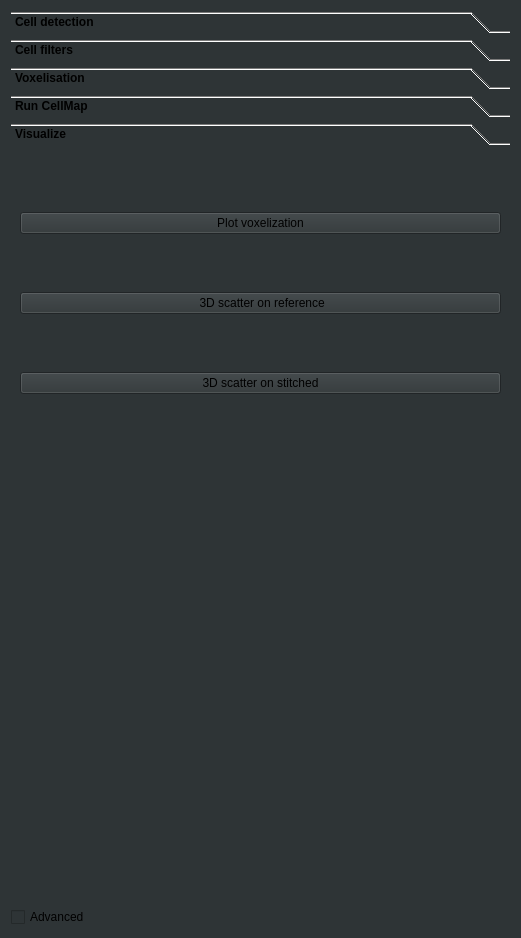
<?xml version="1.0" encoding="UTF-8"?>
<ui version="4.0">
 <class>Form</class>
 <widget class="QWidget" name="Form">
  <property name="geometry">
   <rect>
    <x>0</x>
    <y>0</y>
    <width>521</width>
    <height>938</height>
   </rect>
  </property>
  <property name="windowTitle">
   <string>Form</string>
  </property>
  <property name="styleSheet">
   <string notr="true">background-color: rgb(46, 52, 54);</string>
  </property>
  <layout class="QVBoxLayout" name="verticalLayout_10">
   <item>
    <layout class="QVBoxLayout" name="verticalLayout_2">
     <item>
      <widget class="QToolBox" name="toolBox">
       <property name="maximumSize">
        <size>
         <width>16777215</width>
         <height>600</height>
        </size>
       </property>
       <property name="font">
        <font>
         <weight>75</weight>
         <bold>true</bold>
        </font>
       </property>
       <property name="currentIndex">
        <number>4</number>
       </property>
       <widget class="QWidget" name="page">
        <property name="geometry">
         <rect>
          <x>0</x>
          <y>0</y>
          <width>501</width>
          <height>408</height>
         </rect>
        </property>
        <attribute name="label">
         <string>Cell detection</string>
        </attribute>
        <layout class="QHBoxLayout" name="horizontalLayout_3">
         <item>
          <widget class="QToolBox" name="toolBox_2">
           <property name="currentIndex">
            <number>2</number>
           </property>
           <widget class="QWidget" name="page_3">
            <property name="geometry">
             <rect>
              <x>0</x>
              <y>0</y>
              <width>483</width>
              <height>297</height>
             </rect>
            </property>
            <attribute name="label">
             <string>Cell parameters</string>
            </attribute>
            <layout class="QVBoxLayout" name="verticalLayout">
             <item>
              <widget class="QGroupBox" name="groupBox_2">
               <property name="toolTip">
                <string>The diameter of the filter to estimate the background. This should be larger than the typical cell size.</string>
               </property>
               <property name="title">
                <string>Background correction</string>
               </property>
               <layout class="QHBoxLayout" name="horizontalLayout_2">
                <item>
                 <widget class="QLabel" name="label_6">
                  <property name="text">
                   <string>Diameter</string>
                  </property>
                 </widget>
                </item>
                <item>
                 <widget class="QSpinBox" name="backgroundCorrectionDiameter">
                  <property name="maximum">
                   <number>65535</number>
                  </property>
                 </widget>
                </item>
               </layout>
              </widget>
             </item>
             <item>
              <widget class="QGroupBox" name="groupBox_5">
               <property name="toolTip">
                <string/>
               </property>
               <property name="title">
                <string>Maxima</string>
               </property>
               <layout class="QHBoxLayout" name="horizontalLayout_10">
                <item>
                 <widget class="QLabel" name="label_22">
                  <property name="text">
                   <string>shape</string>
                  </property>
                 </widget>
                </item>
                <item>
                 <widget class="QSpinBox" name="maximaShape">
                  <property name="maximum">
                   <number>65535</number>
                  </property>
                 </widget>
                </item>
               </layout>
              </widget>
             </item>
             <item>
              <widget class="QGroupBox" name="groupBox">
               <property name="toolTip">
                <string>The threshold for the maxima detection. Peaks below this value are ignored.</string>
               </property>
               <property name="title">
                <string>Shape detection</string>
               </property>
               <layout class="QHBoxLayout" name="horizontalLayout_4">
                <item>
                 <widget class="QLabel" name="label_2">
                  <property name="text">
                   <string>Threshold</string>
                  </property>
                 </widget>
                </item>
                <item>
                 <widget class="QSpinBox" name="detectionThreshold">
                  <property name="maximum">
                   <number>65535</number>
                  </property>
                  <property name="value">
                   <number>500</number>
                  </property>
                 </widget>
                </item>
               </layout>
              </widget>
             </item>
            </layout>
           </widget>
           <widget class="QWidget" name="page_5">
            <property name="geometry">
             <rect>
              <x>0</x>
              <y>0</y>
              <width>469</width>
              <height>304</height>
             </rect>
            </property>
            <attribute name="label">
             <string>Preview</string>
            </attribute>
            <layout class="QVBoxLayout" name="verticalLayout_3">
             <item>
              <widget class="QGroupBox" name="groupBox_4">
               <property name="title">
                <string>Tuning subset</string>
               </property>
               <layout class="QVBoxLayout" name="verticalLayout_4">
                <item>
                 <widget class="QDialogButtonBox" name="detectionPreviewTuningButtonBox">
                  <property name="standardButtons">
                   <set>QDialogButtonBox::Open</set>
                  </property>
                  <property name="openText" stdset="0">
                   <string>Load</string>
                  </property>
                 </widget>
                </item>
                <item>
                 <layout class="QFormLayout" name="formLayout_4">
                  <item row="0" column="0">
                   <widget class="QLabel" name="label_9">
                    <property name="text">
                     <string>dim 0 range</string>
                    </property>
                   </widget>
                  </item>
                  <item row="0" column="1">
                   <widget class="QFrame" name="detectionSubsetXRangeDoublet">
                    <property name="frameShape">
                     <enum>QFrame::StyledPanel</enum>
                    </property>
                    <property name="frameShadow">
                     <enum>QFrame::Raised</enum>
                    </property>
                    <layout class="QHBoxLayout" name="horizontalLayout_5">
                     <item>
                      <widget class="QLabel" name="label_4">
                       <property name="text">
                        <string>min:</string>
                       </property>
                      </widget>
                     </item>
                     <item>
                      <widget class="QSpinBox" name="detectionSubsetXRangeMin">
                       <property name="suffix">
                        <string/>
                       </property>
                       <property name="prefix">
                        <string/>
                       </property>
                       <property name="maximum">
                        <number>65535</number>
                       </property>
                      </widget>
                     </item>
                     <item>
                      <widget class="QLabel" name="label_5">
                       <property name="text">
                        <string>max:</string>
                       </property>
                      </widget>
                     </item>
                     <item>
                      <widget class="QSpinBox" name="detectionSubsetXRangeMax">
                       <property name="suffix">
                        <string/>
                       </property>
                       <property name="maximum">
                        <number>65535</number>
                       </property>
                      </widget>
                     </item>
                    </layout>
                   </widget>
                  </item>
                  <item row="1" column="0">
                   <widget class="QLabel" name="label_12">
                    <property name="text">
                     <string>dim 1 range</string>
                    </property>
                   </widget>
                  </item>
                  <item row="1" column="1">
                   <widget class="QFrame" name="detectionSubsetYRangeDoublet">
                    <property name="frameShape">
                     <enum>QFrame::StyledPanel</enum>
                    </property>
                    <property name="frameShadow">
                     <enum>QFrame::Raised</enum>
                    </property>
                    <layout class="QHBoxLayout" name="horizontalLayout_6">
                     <item>
                      <widget class="QLabel" name="label_10">
                       <property name="text">
                        <string>min:</string>
                       </property>
                      </widget>
                     </item>
                     <item>
                      <widget class="QSpinBox" name="detectionSubsetYRangeMin">
                       <property name="suffix">
                        <string/>
                       </property>
                       <property name="prefix">
                        <string/>
                       </property>
                       <property name="maximum">
                        <number>65535</number>
                       </property>
                      </widget>
                     </item>
                     <item>
                      <widget class="QLabel" name="label_11">
                       <property name="text">
                        <string>max:</string>
                       </property>
                      </widget>
                     </item>
                     <item>
                      <widget class="QSpinBox" name="detectionSubsetYRangeMax">
                       <property name="suffix">
                        <string/>
                       </property>
                       <property name="maximum">
                        <number>65535</number>
                       </property>
                      </widget>
                     </item>
                    </layout>
                   </widget>
                  </item>
                  <item row="2" column="0">
                   <widget class="QLabel" name="label_15">
                    <property name="text">
                     <string>dim 2 range</string>
                    </property>
                   </widget>
                  </item>
                  <item row="2" column="1">
                   <widget class="QFrame" name="detectionSubsetZRangeDoublet">
                    <property name="frameShape">
                     <enum>QFrame::StyledPanel</enum>
                    </property>
                    <property name="frameShadow">
                     <enum>QFrame::Raised</enum>
                    </property>
                    <layout class="QHBoxLayout" name="horizontalLayout_8">
                     <item>
                      <widget class="QLabel" name="label_13">
                       <property name="text">
                        <string>min:</string>
                       </property>
                      </widget>
                     </item>
                     <item>
                      <widget class="QSpinBox" name="detectionSubsetZRangeMin">
                       <property name="suffix">
                        <string/>
                       </property>
                       <property name="prefix">
                        <string/>
                       </property>
                       <property name="maximum">
                        <number>65535</number>
                       </property>
                      </widget>
                     </item>
                     <item>
                      <widget class="QLabel" name="label_14">
                       <property name="text">
                        <string>max:</string>
                       </property>
                      </widget>
                     </item>
                     <item>
                      <widget class="QSpinBox" name="detectionSubsetZRangeMax">
                       <property name="suffix">
                        <string/>
                       </property>
                       <property name="maximum">
                        <number>65535</number>
                       </property>
                      </widget>
                     </item>
                    </layout>
                   </widget>
                  </item>
                 </layout>
                </item>
               </layout>
              </widget>
             </item>
             <item>
              <widget class="QDialogButtonBox" name="detectionPreviewTuningSampleButtonBox">
               <property name="standardButtons">
                <set>QDialogButtonBox::Apply</set>
               </property>
               <property name="applyText" stdset="0">
                <string>Crop</string>
               </property>
              </widget>
             </item>
             <item>
              <widget class="QDialogButtonBox" name="detectionPreviewButtonBox">
               <property name="standardButtons">
                <set>QDialogButtonBox::Apply</set>
               </property>
               <property name="applyText" stdset="0">
                <string>Preview</string>
               </property>
              </widget>
             </item>
            </layout>
           </widget>
           <widget class="QWidget" name="page_6">
            <property name="geometry">
             <rect>
              <x>0</x>
              <y>0</y>
              <width>483</width>
              <height>297</height>
             </rect>
            </property>
            <attribute name="label">
             <string>Run detection</string>
            </attribute>
            <layout class="QVBoxLayout" name="verticalLayout_5">
             <item>
              <layout class="QFormLayout" name="formLayout_6">
               <item row="0" column="0">
                <widget class="QLabel" name="label_16">
                 <property name="text">
                  <string>Plot cells</string>
                 </property>
                </widget>
               </item>
               <item row="0" column="1">
                <widget class="QCheckBox" name="cellDetectionPlotCheckBox">
                 <property name="text">
                  <string/>
                 </property>
                </widget>
               </item>
              </layout>
             </item>
             <item>
              <widget class="QDialogButtonBox" name="runCellDetectionButtonBox">
               <property name="standardButtons">
                <set>QDialogButtonBox::Apply</set>
               </property>
               <property name="applyText" stdset="0">
                <string>Run</string>
               </property>
              </widget>
             </item>
             <item>
              <widget class="QDialogButtonBox" name="runCellDetectionPlotButtonBox">
               <property name="standardButtons">
                <set>QDialogButtonBox::Apply</set>
               </property>
               <property name="applyText" stdset="0">
                <string>Plot</string>
               </property>
              </widget>
             </item>
            </layout>
           </widget>
          </widget>
         </item>
        </layout>
       </widget>
       <widget class="QWidget" name="page_4">
        <property name="geometry">
         <rect>
          <x>0</x>
          <y>0</y>
          <width>501</width>
          <height>287</height>
         </rect>
        </property>
        <attribute name="label">
         <string>Cell filters</string>
        </attribute>
        <layout class="QVBoxLayout" name="verticalLayout_6">
         <item>
          <widget class="QGroupBox" name="groupBox_3">
           <property name="toolTip">
            <string>Filter out cells that are not within this size range</string>
           </property>
           <property name="title">
            <string>Thresholds</string>
           </property>
           <layout class="QFormLayout" name="formLayout">
            <item row="0" column="0">
             <widget class="QLabel" name="label_7">
              <property name="text">
               <string>Cell size range</string>
              </property>
             </widget>
            </item>
            <item row="0" column="1">
             <widget class="QFrame" name="cellFilterThresholdSizeDoublet">
              <property name="frameShape">
               <enum>QFrame::StyledPanel</enum>
              </property>
              <property name="frameShadow">
               <enum>QFrame::Raised</enum>
              </property>
              <layout class="QHBoxLayout" name="horizontalLayout">
               <item>
                <widget class="QLabel" name="label">
                 <property name="text">
                  <string>min:</string>
                 </property>
                </widget>
               </item>
               <item>
                <widget class="QSpinBox" name="spinBox_7">
                 <property name="suffix">
                  <string/>
                 </property>
                 <property name="prefix">
                  <string/>
                 </property>
                 <property name="maximum">
                  <number>65535</number>
                 </property>
                </widget>
               </item>
               <item>
                <widget class="QLabel" name="label_3">
                 <property name="text">
                  <string>max:</string>
                 </property>
                </widget>
               </item>
               <item>
                <widget class="QSpinBox" name="spinBox_8">
                 <property name="suffix">
                  <string/>
                 </property>
                 <property name="maximum">
                  <number>65535</number>
                 </property>
                </widget>
               </item>
              </layout>
             </widget>
            </item>
            <item row="1" column="0">
             <widget class="QLabel" name="label_19">
              <property name="text">
               <string>Cell intensity range</string>
              </property>
             </widget>
            </item>
            <item row="1" column="1">
             <widget class="QFrame" name="cellFilterThresholdIntensityDoublet">
              <property name="frameShape">
               <enum>QFrame::StyledPanel</enum>
              </property>
              <property name="frameShadow">
               <enum>QFrame::Raised</enum>
              </property>
              <property name="disabledValue" stdset="0">
               <string>None</string>
              </property>
              <layout class="QHBoxLayout" name="horizontalLayout_9">
               <item>
                <widget class="QCheckBox" name="checkBox">
                 <property name="text">
                  <string/>
                 </property>
                </widget>
               </item>
               <item>
                <widget class="QLabel" name="label_20">
                 <property name="text">
                  <string>min:</string>
                 </property>
                </widget>
               </item>
               <item>
                <widget class="QSpinBox" name="spinBox_12">
                 <property name="enabled">
                  <bool>false</bool>
                 </property>
                 <property name="suffix">
                  <string/>
                 </property>
                 <property name="prefix">
                  <string/>
                 </property>
                 <property name="maximum">
                  <number>65535</number>
                 </property>
                </widget>
               </item>
               <item>
                <widget class="QLabel" name="label_21">
                 <property name="text">
                  <string>max:</string>
                 </property>
                </widget>
               </item>
               <item>
                <widget class="QSpinBox" name="spinBox_13">
                 <property name="enabled">
                  <bool>false</bool>
                 </property>
                 <property name="suffix">
                  <string/>
                 </property>
                 <property name="minimum">
                  <number>-1</number>
                 </property>
                 <property name="maximum">
                  <number>65535</number>
                 </property>
                </widget>
               </item>
              </layout>
             </widget>
            </item>
           </layout>
          </widget>
         </item>
         <item>
          <widget class="QDialogButtonBox" name="previewCellFiltersButtonBox">
           <property name="toolTip">
            <string>Display results on the small data chunk detected</string>
           </property>
           <property name="standardButtons">
            <set>QDialogButtonBox::Apply|QDialogButtonBox::Ok</set>
           </property>
           <property name="applyText" stdset="0">
            <string>Preview</string>
           </property>
           <property name="okText" stdset="0">
            <string>Run</string>
           </property>
          </widget>
         </item>
        </layout>
       </widget>
       <widget class="QWidget" name="page_2">
        <property name="geometry">
         <rect>
          <x>0</x>
          <y>0</y>
          <width>501</width>
          <height>287</height>
         </rect>
        </property>
        <attribute name="label">
         <string>Voxelisation</string>
        </attribute>
        <layout class="QFormLayout" name="formLayout_2">
         <item row="0" column="0">
          <widget class="QLabel" name="label_8">
           <property name="toolTip">
            <string>The XYZ half width of the ellipsoid used to voxelize</string>
           </property>
           <property name="text">
            <string>Sphere radius</string>
           </property>
          </widget>
         </item>
         <item row="0" column="1">
          <widget class="QFrame" name="voxelizationRadiusTriplet">
           <property name="frameShape">
            <enum>QFrame::StyledPanel</enum>
           </property>
           <property name="frameShadow">
            <enum>QFrame::Raised</enum>
           </property>
           <layout class="QHBoxLayout" name="horizontalLayout_7">
            <item>
             <widget class="QSpinBox" name="spinBox_9">
              <property name="maximum">
               <number>65535</number>
              </property>
              <property name="value">
               <number>5</number>
              </property>
             </widget>
            </item>
            <item>
             <widget class="QSpinBox" name="spinBox_10">
              <property name="maximum">
               <number>65535</number>
              </property>
              <property name="value">
               <number>5</number>
              </property>
             </widget>
            </item>
            <item>
             <widget class="QSpinBox" name="spinBox_11">
              <property name="maximum">
               <number>65535</number>
              </property>
              <property name="value">
               <number>5</number>
              </property>
             </widget>
            </item>
           </layout>
          </widget>
         </item>
         <item row="1" column="1">
          <widget class="QDialogButtonBox" name="cellMapVoxelizeButtonBox">
           <property name="standardButtons">
            <set>QDialogButtonBox::Apply</set>
           </property>
           <property name="applyText" stdset="0">
            <string>Run</string>
           </property>
          </widget>
         </item>
        </layout>
       </widget>
       <widget class="QWidget" name="page_7">
        <property name="geometry">
         <rect>
          <x>0</x>
          <y>0</y>
          <width>501</width>
          <height>287</height>
         </rect>
        </property>
        <attribute name="label">
         <string>Run CellMap</string>
        </attribute>
        <layout class="QGridLayout" name="gridLayout">
         <item row="0" column="0">
          <widget class="QDialogButtonBox" name="runCellMapButtonBox">
           <property name="standardButtons">
            <set>QDialogButtonBox::Apply</set>
           </property>
           <property name="applyText" stdset="0">
            <string>Run</string>
           </property>
          </widget>
         </item>
         <item row="1" column="0" colspan="2">
          <widget class="QCheckBox" name="runCellMapPlotCheckBox">
           <property name="text">
            <string>Plot when finished</string>
           </property>
          </widget>
         </item>
         <item row="2" column="0">
          <widget class="QLabel" name="label_17">
           <property name="toolTip">
            <string/>
           </property>
           <property name="text">
            <string>N cells</string>
           </property>
          </widget>
         </item>
         <item row="2" column="2">
          <widget class="QLabel" name="nDetectedCellsLabel">
           <property name="font">
            <font>
             <pointsize>22</pointsize>
             <weight>75</weight>
             <bold>true</bold>
            </font>
           </property>
           <property name="text">
            <string>0</string>
           </property>
           <property name="alignment">
            <set>Qt::AlignCenter</set>
           </property>
          </widget>
         </item>
         <item row="3" column="0">
          <widget class="QLabel" name="label_18">
           <property name="text">
            <string>After filter</string>
           </property>
          </widget>
         </item>
         <item row="3" column="2">
          <widget class="QLabel" name="nDetectedCellsAfterFilterLabel">
           <property name="font">
            <font>
             <pointsize>22</pointsize>
             <weight>75</weight>
             <bold>true</bold>
            </font>
           </property>
           <property name="text">
            <string>0</string>
           </property>
           <property name="alignment">
            <set>Qt::AlignCenter</set>
           </property>
          </widget>
         </item>
        </layout>
       </widget>
       <widget class="QWidget" name="page_8">
        <attribute name="label">
         <string>Visualize</string>
        </attribute>
        <layout class="QVBoxLayout" name="verticalLayout_7">
         <item>
          <widget class="QPushButton" name="cellMapPlotVoxelizationPushButton">
           <property name="toolTip">
            <string>Display the results of the voxelization</string>
           </property>
           <property name="text">
            <string>Plot voxelization</string>
           </property>
          </widget>
         </item>
         <item>
          <widget class="QPushButton" name="cellMap3dScatterOnRefPushButton">
           <property name="toolTip">
            <string>&lt;html&gt;&lt;head/&gt;&lt;body&gt;&lt;p&gt;Display a scatter of the cell coordinates &lt;/p&gt;&lt;p&gt;on top of the atlas reference (atlas coordinates)&lt;/p&gt;&lt;/body&gt;&lt;/html&gt;</string>
           </property>
           <property name="text">
            <string> 3D scatter on reference</string>
           </property>
          </widget>
         </item>
         <item>
          <widget class="QPushButton" name="cellMap3dScatterOnStitchedPushButton">
           <property name="toolTip">
            <string>&lt;html&gt;&lt;head/&gt;&lt;body&gt;&lt;p&gt;Display a scatter of the cell coordinates&lt;/p&gt;&lt;p&gt;on top of the stitched image (sample coordinates)&lt;/p&gt;&lt;/body&gt;&lt;/html&gt;</string>
           </property>
           <property name="text">
            <string>3D scatter on stitched</string>
           </property>
          </widget>
         </item>
        </layout>
       </widget>
      </widget>
     </item>
     <item>
      <spacer name="verticalSpacer">
       <property name="orientation">
        <enum>Qt::Vertical</enum>
       </property>
       <property name="sizeHint" stdset="0">
        <size>
         <width>20</width>
         <height>40</height>
        </size>
       </property>
      </spacer>
     </item>
     <item>
      <widget class="QCheckBox" name="advancedCheckBox">
       <property name="text">
        <string>Advanced</string>
       </property>
      </widget>
     </item>
    </layout>
   </item>
  </layout>
 </widget>
 <resources/>
 <connections>
  <connection>
   <sender>checkBox</sender>
   <signal>toggled(bool)</signal>
   <receiver>spinBox_12</receiver>
   <slot>setEnabled(bool)</slot>
   <hints>
    <hint type="sourcelabel">
     <x>183</x>
     <y>186</y>
    </hint>
    <hint type="destinationlabel">
     <x>318</x>
     <y>190</y>
    </hint>
   </hints>
  </connection>
  <connection>
   <sender>checkBox</sender>
   <signal>toggled(bool)</signal>
   <receiver>spinBox_13</receiver>
   <slot>setEnabled(bool)</slot>
   <hints>
    <hint type="sourcelabel">
     <x>204</x>
     <y>183</y>
    </hint>
    <hint type="destinationlabel">
     <x>433</x>
     <y>184</y>
    </hint>
   </hints>
  </connection>
 </connections>
</ui>
